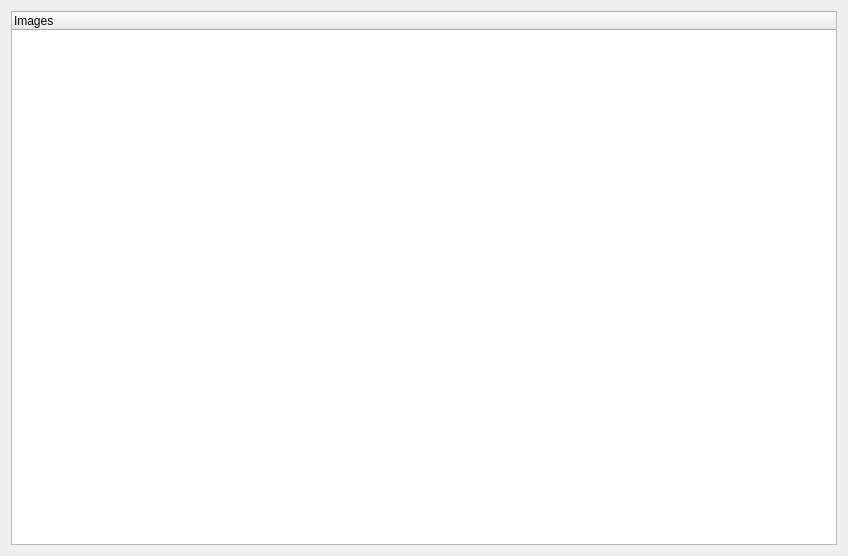
<?xml version="1.0" encoding="UTF-8"?>
<ui version="4.0">
 <class>ImageManager</class>
 <widget class="QWidget" name="ImageManager">
  <property name="geometry">
   <rect>
    <x>0</x>
    <y>0</y>
    <width>848</width>
    <height>556</height>
   </rect>
  </property>
  <property name="windowTitle">
   <string>Form</string>
  </property>
  <layout class="QGridLayout" name="gridLayout">
   <item row="0" column="0">
    <widget class="ResourceTreeWidget" name="treeWidget">
     <property name="sizePolicy">
      <sizepolicy hsizetype="Expanding" vsizetype="Expanding">
       <horstretch>1</horstretch>
       <verstretch>0</verstretch>
      </sizepolicy>
     </property>
     <property name="contextMenuPolicy">
      <enum>Qt::CustomContextMenu</enum>
     </property>
     <column>
      <property name="text">
       <string notr="true">Images</string>
      </property>
     </column>
    </widget>
   </item>
  </layout>
 </widget>
 <customwidgets>
  <customwidget>
   <class>ResourceTreeWidget</class>
   <extends>QTreeWidget</extends>
   <header>resourcetreewidget.h</header>
  </customwidget>
 </customwidgets>
 <resources/>
 <connections/>
 <slots>
  <slot>onTreeItemActivated(QTreeWidgetItem*,int)</slot>
  <slot>onSaveBtnClick()</slot>
 </slots>
</ui>
